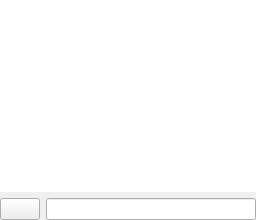
       <widget class="QWidget" name="tab_ascii_strings">
        <attribute name="icon">
         <iconset resource="resources/resources.qrc">
          <normaloff>:/icons/strings_small.png</normaloff>:/icons/strings_small.png</iconset>
        </attribute>
        <attribute name="title">
         <string/>
        </attribute>
        <attribute name="toolTip">
         <string>Ascii Strings</string>
        </attribute>
        <layout class="QVBoxLayout" name="verticalLayout_10">
         <property name="margin">
          <number>0</number>
         </property>
         <item>
          <widget class="QTableWidget" name="tableWidget_strings">
           <property name="frameShape">
            <enum>QFrame::NoFrame</enum>
           </property>
           <property name="editTriggers">
            <set>QAbstractItemView::NoEditTriggers</set>
           </property>
          </widget>
         </item>
         <item>
          <layout class="QHBoxLayout" name="horizontalLayout_4">
           <item>
            <widget class="QPushButton" name="pushButton_find_string">
             <property name="text">
              <string/>
             </property>
             <property name="icon">
              <iconset resource="resources/resources.qrc">
               <normaloff>:/icons/find.png</normaloff>:/icons/find.png</iconset>
             </property>
            </widget>
           </item>
           <item>
            <widget class="QLineEdit" name="lineEdit_find_string"/>
           </item>
          </layout>
         </item>
        </layout>
       </widget>
